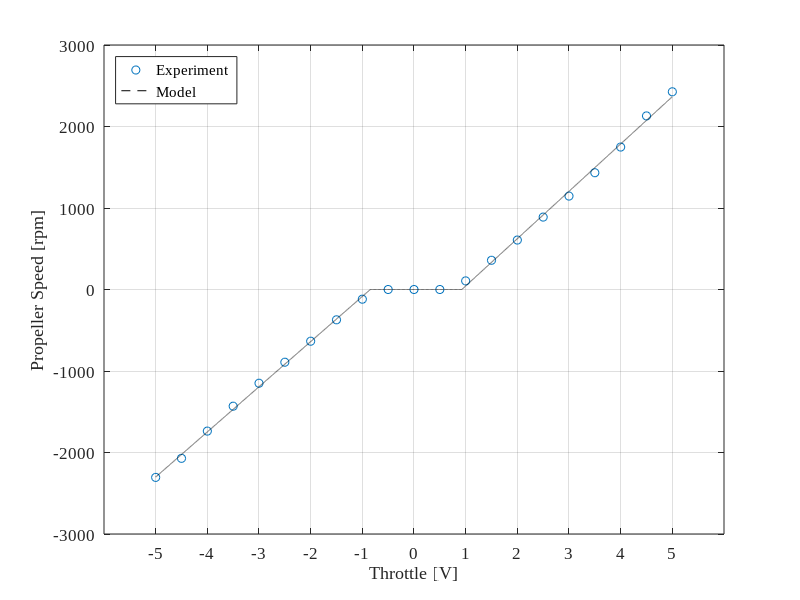

Recreate this plot in MATLAB.
clear; close all;
u_d = -5:.5:5;
rpm_d = [-2305.4357 -2071.495 -1737.294 -1431.7388 -1150.0551 -892.2429 -634.4307 -371.8442 -118.8063 0 0 0 105.5858 358.6237 606.8873 888.571 1146.3832 1432.8412 1747.945 2129.889 2425.8956];

u_c = -5:.001:5;
rpm_c = [554.02*u_c(u_c<=(-468.7/553.02))+468.7,0*u_c(u_c>(-468.7/553.02) & u_c<(537.41/580.71)),580.71*u_c(u_c>=(537.41/580.71))-537.41];

font = 12;
figure
plot(u_d,rpm_d,'o',u_c,rpm_c,'--k')
xlabel('Throttle [V]','FontSize',font,'FontName','Times New Roman')
xticks(-5:5)
ylabel('Propeller Speed [rpm]','FontSize',font,'FontName','Times New Roman')
legend({'Experiment','Model'},'FontSize',font,'FontName','Times New Roman','Location','Northwest')
set(gca,'FontSize',font,'FontName','Times New Roman')
grid